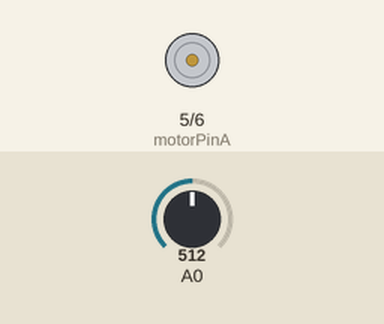
This sketch was run on a simulated Arduino Uno, built with avr-gcc and run on an emulated ATmega328P. Parts: motor-driver pin pairs drawn as motors (green arrow = first pin HIGH = forward, orange = second pin HIGH = backward, longer = more drive). The inputs (shaded band) are chosen by the test bench; at power-on: A0 = 512.

Above: at 1.2 s.
1.3 s: A0 set to 513
At 1.9 s:
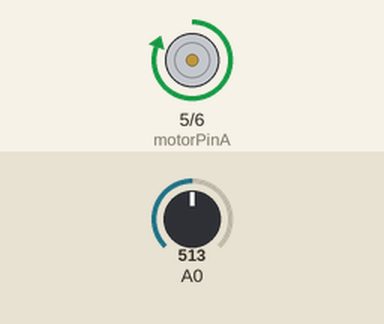
2.8 s: A0 set to 306
At 4.0 s:
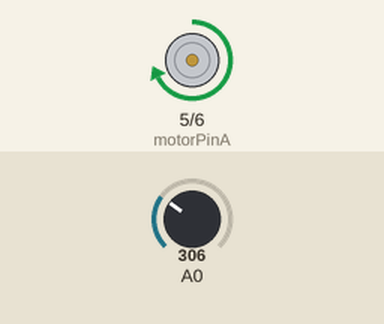
4.3 s: A0 set to 269
At 5.4 s:
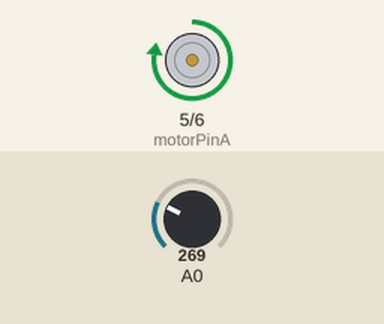
5.8 s: A0 set to 256
At 6.5 s:
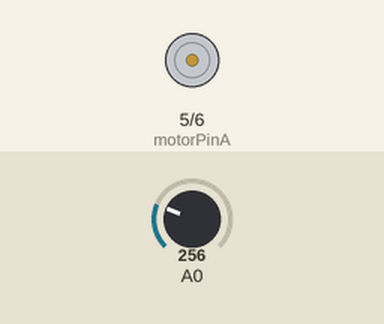
7.3 s: A0 set to 122
At 7.6 s:
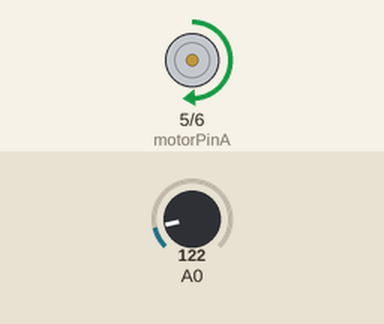
8.8 s: A0 set to 0
At 10.0 s:
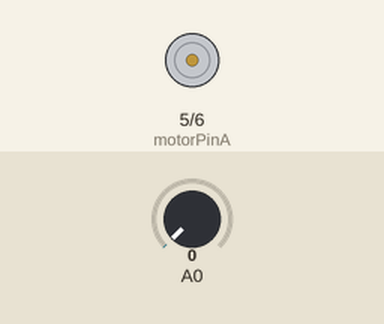
Timing chart, 0 to 11.3 s (numbered marks = the images above; inputs shaded):
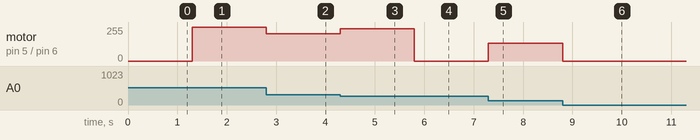

The sketch:

Fan_Project.ino
```cpp
void setup() {
  // put your setup code here, to run once:
  int motorPinA = 5;
  int motorPinB = 6;

  pinMode(A0, INPUT);

  pinMode(motorPinA, OUTPUT);
  pinMode(motorPinB, OUTPUT);

}

void loop() {
  // put your main code here, to run repeatedly:
  int x = analogRead(A0);

  analogWrite(5, -(x / 1));
  analogWrite(6,0);
}
```

Measured:
- the behaviour switches between 512 and 513 on A0 (found by bisection; images 0 and 1)
- the behaviour switches between 257 and 256 on A0 (found by bisection; images 3 and 4)
- after the input at 1.3 s, motor on pin 5 (motorPinA) / pin 6 (motorPinB): stopped → forward 255/255 at once
- after the input at 2.8 s, motor on pin 5 (motorPinA) / pin 6 (motorPinB): forward 255/255 → forward 206/255 at once
- after the input at 4.3 s, motor on pin 5 (motorPinA) / pin 6 (motorPinB): forward 206/255 → forward 243/255 at once
- after the input at 5.8 s, motor on pin 5 (motorPinA) / pin 6 (motorPinB): forward 243/255 → stopped at once
- after the input at 7.3 s, motor on pin 5 (motorPinA) / pin 6 (motorPinB): stopped → forward 134/255 at once
- after the input at 8.8 s, motor on pin 5 (motorPinA) / pin 6 (motorPinB): forward 134/255 → stopped at once
